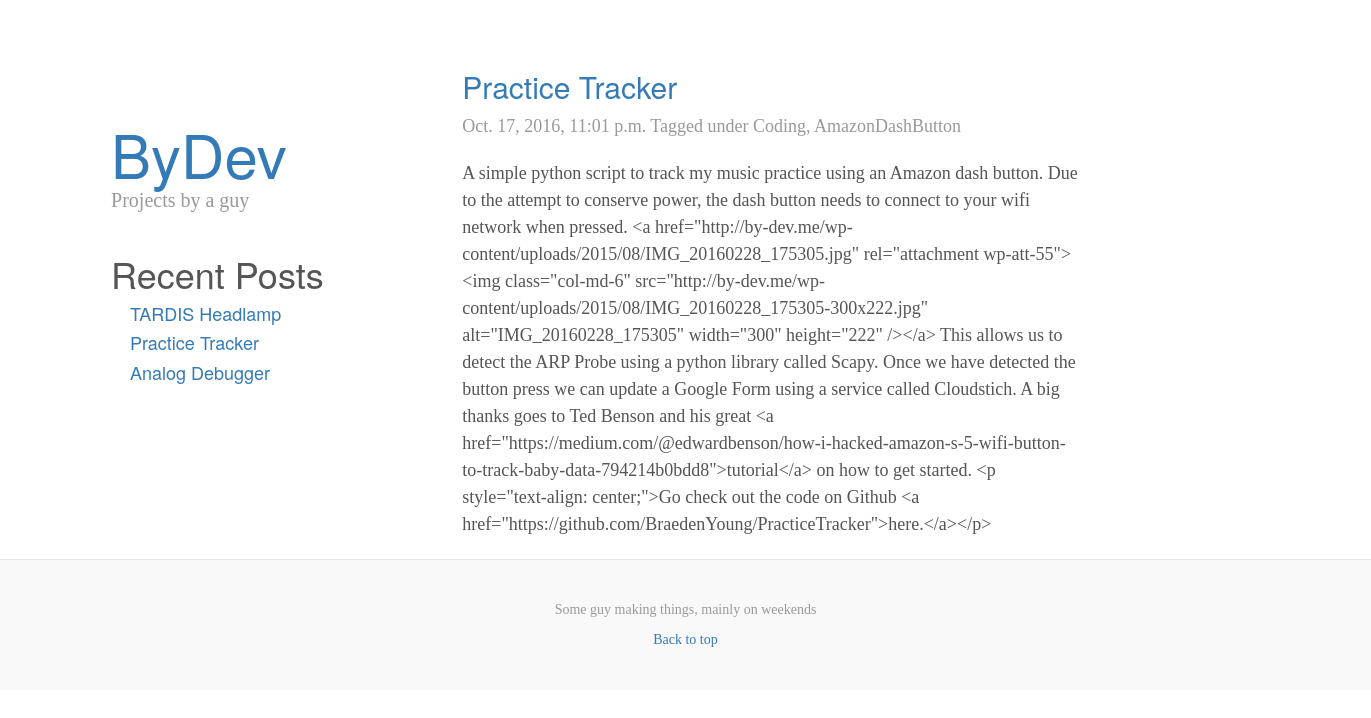
/entry/practice-tracker, run on the app's committed database.
### devblog/models.py (models this page shows, shortened)
class Entry(models.Model):
    order = models.IntegerField(default=0)
    title = models.CharField(max_length=255)
    body = MarkdownField()
    slug = models.SlugField(max_length=255, unique=True)
    publish = models.BooleanField(default=True)
    created = models.DateTimeField(auto_now_add=True)
    modified = models.DateTimeField(auto_now=True)
    tags = models.ManyToManyField(Tag)
    objects = EntryQuerySet.as_manager()
    class Meta:
        verbose_name = 'Blog Entry'
        verbose_name_plural = 'Blog Entries'
        ordering = ['-created']

class Tag(models.Model):
    slug = models.SlugField(max_length=255, unique=True)
    def __str__(self):
        return self.slug

### devblog/views.py (the view)
# urls.py: url(r'^entry/(?P<slug>\S+)$', views.BlogDetail.as_view(), name='entry_detail'),
class BlogDetail(generic.DetailView):
    model = models.Entry
    template_name = 'post.html'
    def get_context_data(self, **kwargs):
        context = super(BlogDetail, self).get_context_data(**kwargs)
        blog_entries = models.Entry.objects.all()
        context['recent_entries'] = blog_entries
        return context

### devblog/templates/post.html
{% extends "base.html" %}
{% load django_markdown %}
{% block blog_entries %}
  <div class'post'>
    <h2><a href="{% url 'entry_detail' slug=object.slug %}">{{ object.title }}</a></h2>
    <p class='meta'>
      {{ object.created }}
      Tagged under {{ object.tags.all|join:", "}}
    </p>
    {{ object.body|markdown }}
  </div>
{% endblock %}

### devblog/templates/base.html (shortened to what this page needs)
{% load staticfiles %}
<!DOCTYPE html>
<html lang="en">
  <head>
    <link href="{% static "css/bootstrap.min.css" %}" rel="stylesheet">
    <link href="{% static "css/home.css" %}" rel="stylesheet">
    <link href="{% static "css/blog.css" %}" rel="stylesheet">
  </head>
  <body>
    <div class="row">
          <div class="default-primary-color col-md-3" id="side-bar">
            <div class="blog-header">
              <h1 class="blog-title"><a href="{% url 'index' %}">ByDev</a></h1>
              <p class="lead blog-description">Projects by a guy</p>
            </div>
            {% include "recent_entries.html" %}
          </div>
          <div class="col-md-8 " style="padding-top:5%; padding-left:5%;">
            <div class="container">
              <div class="row">
                <div class="col-sm-8 blog-main">
                  {% block blog_entries %} {% endblock %}
                </div>
              </div>
            </div>
        </div>
    </div>
    <div class="row">
      <div class="col-md-4 col-md-offset-4">
        </div>
    </div>
    <div class="blog-footer">
      <p> Some guy making things, mainly on weekends <p>
        <a href="#">Back to top</a>
      </p>
    </div>
  </body>
</html>

### devblog/templates/recent_entries.html
{% load django_markdown %}
{% block recent_entries %}
<div id="recents">
  <h1>Recent Posts</h1>
  <ul>
    {% for object in recent_entries %}
      <li>
        <h4><a class="recent" href="{% url 'entry_detail' slug=object.slug %}">{{ object.title }}</a></h4>
      </li>
    {% endfor %}
  </ul>
</div>
{% endblock %}

### devblog/static/css/home.css (style rules this page uses)
ul { list-style: none; }
a:link { text-decoration: none; }
#side-bar { padding-left:6%; padding-bottom: 5%; height: 100%; margin-left: 3%; margin-top: 5%; }

### devblog/static/css/blog.css (style rules this page uses)
body { font-family: Georgia, "Times New Roman", Times, serif; color: #555; }
h1, .h1, h2, .h2, h3, .h3, h4, .h4, h5, .h5, h6, .h6 { margin-top: 0; font-family: "Helvetica Neue", Helvetica, Arial, sans-serif; font-weight: normal; }
@media (min-width: 1200px) { .container { width: 970px; } }
.blog-header { padding-top: 20px; padding-bottom: 20px; }
.blog-title { margin-top: 30px; margin-bottom: 0; font-size: 60px; font-weight: normal; }
.blog-description { font-size: 20px; color: #999; }
.blog-main { font-size: 18px; line-height: 1.5; }
.meta { margin-bottom: 20px; color: #999; }
.recent { margin-left: -10%; }
.blog-footer { padding: 40px 0; color: #999; text-align: center; background-color: #f9f9f9; border-top: 1px solid #e5e5e5; }
.blog-footer p:last-child { margin-bottom: 0; }

### data on the page
Entry: title "TARDIS Headlamp"
Entry: title "Practice Tracker", created "Oct. 17, 2016, 11:01 p.m.", tags.all "Coding, AmazonDashButton", body "A simple python script to track my music practice using an Amazon dash button. Due to the attempt to conserve power, the dash button needs to connect to your wifi network when pressed. <a href=\"http://by-dev.me/wp-content/uploads/2015/08/IMG_20160228_175305.jpg\" rel=\"attachment wp-att-55\"> <img class=\"col-md-6\" src=\"http://by-dev.me/wp-content/uploads/2015/08/IMG_20160228_175305-300x222.jpg\" alt=\"IMG_20160228_175305\" width=\"300\" height=\"222\" /></a> This allows us to detect the ARP Probe using a python library called Scapy. Once we have detected the button press we can update a Google Form using a service called Cloudstich. A big thanks goes to Ted Benson and his great <a…"
Entry: title "Analog Debugger"
